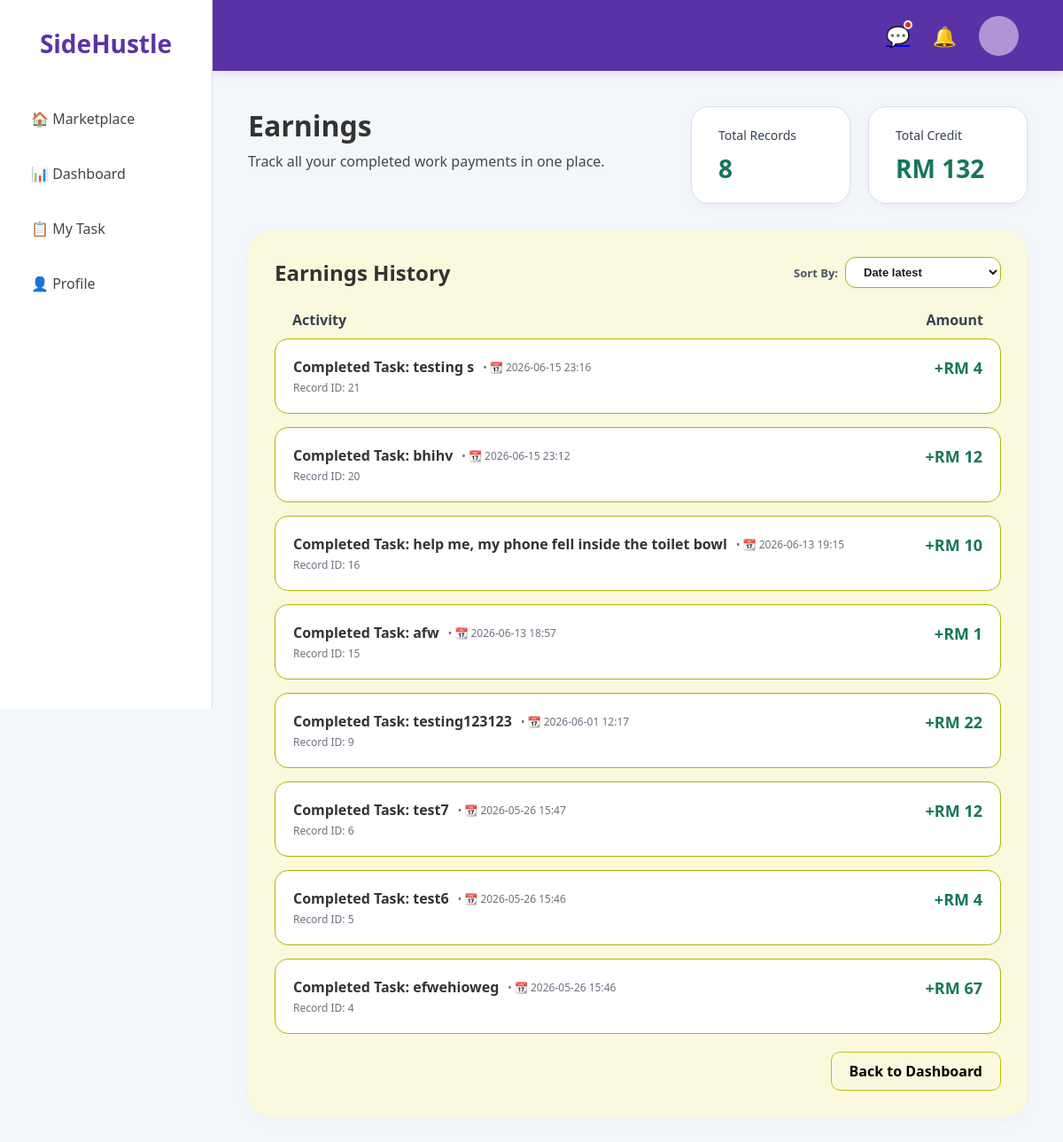
The app's page /earnings (signed in) with its own data.
### app.py (models this page shows, shortened)
class User(db.Model):
    id = db.Column(db.Integer, primary_key=True)
    email = db.Column(db.String(150), unique=True, nullable=False)
    username = db.Column(db.String(150), unique=True, nullable=False)
    display_name = db.Column(db.String(150), nullable=True)
    password = db.Column(db.String(150), nullable=False)
    security_question = db.Column(db.String(200), nullable=False)
    security_answer = db.Column(db.String(200), nullable=False)
    bio = db.Column(db.Text, default="No bio currently")
    avatar = db.Column(db.String(200), nullable=True)
    skills = db.Column(db.Text, default="No skills listed")
    is_admin = db.Column(db.Boolean, default=False)
    credit = db.Column(db.Float, default=0.0)
    total_rating = db.Column(db.Float, default=5.0)
    review_count = db.Column(db.Integer, default=1)
    tasks_completed = db.Column(db.Integer, default=0)

class Earning(db.Model):
    id = db.Column(db.Integer, primary_key=True)
    user_id = db.Column(db.Integer, db.ForeignKey('user.id'))
    activity = db.Column(db.String(150), nullable=False)
    amount = db.Column(db.Float, nullable=False)
    timestamp = db.Column(db.DateTime, default=db.func.now())

### app.py (the view, shortened to what this page needs)
@app.route('/earnings')
def earnings():
    if 'user_id' not in session:
        return redirect(url_for('login'))
    user = db.session.get(User, session['user_id'])
    sort_by = request.args.get('sort', 'date_desc')
    query = Earning.query.filter_by(user_id=user.id)
    if sort_by == 'date_asc':
        query = query.order_by(Earning.timestamp.asc())
    elif sort_by == 'amount_desc':
        query = query.order_by(Earning.amount.desc())
    elif sort_by == 'amount_asc':
        query = query.order_by(Earning.amount.asc())
    else:
        query = query.order_by(Earning.timestamp.desc())
    earnings_list = query.all()
    return render_template('earnings.html', earnings_list=earnings_list, total_credit=user.credit, sort_by=sort_by)

### app.py (called while the page is built, shortened)
@app.context_processor
def inject_user():
    user = None
    if 'user_id' in session:
        user = User.query.get(session['user_id'])
    return dict(user=user)

@app.template_filter('money_amount')
def money_amount(value):
    amount = round(float(value or 0), 2)
    if amount.is_integer():
        return f"{amount:,.0f}"
    return f"{amount:,.2f}"

@app.template_filter('time_ago')
def time_ago(value):
    if not value:
        return "Just Now"
    now = datetime.utcnow()
    diff = now - value
    total_seconds = int(diff.total_seconds())
    if total_seconds < 0:
        return "Just Now"
    days = total_seconds // 86400
    hours = (total_seconds % 86400) // 3600
    minutes = (total_seconds % 3600) // 60
    if days == 1:
        return "Yesterday"
    if days < 7:
        return f"{days} days ago"
    from datetime import timedelta
    malaysia_time = value + timedelta(hours=8)
    return malaysia_time.strftime('%Y-%m-%d %H:%M')

@app.context_processor
def inject_notifications():
    if 'user_id' in session:
        current_user = User.query.get(session['user_id'])
        if current_user:
            user_notifications = Notification.query.filter_by(
                user_id=current_user.id
            ).order_by(Notification.id.desc()).limit(5).all()
            unread_count = Notification.query.filter_by(
                user_id=current_user.id,
                status='unread'
            ).count()
            return dict(notifications=user_notifications, unread_notifications_count=unread_count)
        else:
            session.pop('user_id', None)
    return dict(notifications=[], unread_notifications_count=0)

@app.context_processor
def inject_user_globally():
    if 'user_id' in session:
        current_user = db.session.get(User, session['user_id'])
        if current_user:
            return dict(user=current_user)
    return dict(user=None)

@app.context_processor
def inject_global_private_unread_count():
    if 'user_id' in session:
        try:
            current_user = User.query.get(session['user_id'])
            if current_user:
                count = DirectMessage.query.filter_by(
                    receiver_username=current_user.username,
                    is_read=False
                ).count()
                return dict(total_unread=count)
        except Exception:
            pass
    return dict(total_unread=0)

### templates/earnings.html (shortened to what this page needs)
{% extends "base.html" %}
{% block extra_head %}
<link rel="stylesheet" href="{{ url_for('static', filename='dashboard.css') }}">
{% endblock %}
{% block content %}
<main class="main-content">
    <div class="earnings-header">
        <div class="title-section">
            <h1 style="font-size: 32px; font-weight: 800; margin: 0 0 8px 0;">Earnings</h1>
            <p style="color: #474646; margin: 0;">Track all your completed work payments in one place.</p>
        </div>
        <div class="earnings-summary-row">
            <div class="summary-card-small">
                <span style="color: #374151; font-size: 14px;">Total Records</span>
                <h2 style="font-size: 28px; color: #16765b; margin: 8px 0 0 0;">{{ earnings_list|length }}</h2>
            </div>
            <div class="summary-card-small">
                <span style="color: #374151; font-size: 14px;">Total Credit</span>
                <h2 style="font-size: 28px; color:#16765b; margin: 8px 0 0 0;">RM {{ total_credit|money_amount }}</h2>
            </div>
        </div>
    </div>
    <div class="history-card">
        <div style="display: flex; justify-content: space-between; align-items: center; margin-bottom: 25px;">
            <h2 style="font-size: 24px; margin: 0;">Earnings History</h2>
            <div style="display: flex; align-items: center; gap: 8px;">
                <label for="sort-select" style="font-size: 13px; font-weight: 700; color: #4b5563;">Sort By:</label>
                <select id="sort-select" onchange="location.href = '?sort=' + this.value;" style="
                    padding: 8px 16px;
                    border-radius: 12px;
                    border: 1px solid #adb600;
                    font-size: 13px;
                    font-weight: 600;
                    background-color: #ffffff;
                    color: #1a1a1a;
                    cursor: pointer;
                    outline: none;
                    box-shadow: 0 2px 6px rgba(0,0,0,0.03);
                    transition: border-color 0.2s;
                ">
                    <option value="date_desc" {% if sort_by == 'date_desc' %}selected{% endif %}>Date latest</option>
                </select>
            </div>
        </div>
        <div style="display: flex; justify-content: space-between; font-weight: bold; padding: 0 20px 10px; color: #374151;">
            <span>Activity</span>
            <span>Amount</span>
        </div>
        <div class="history-list">
            {% for earning in earnings_list %}
            <div class="history-item">
                <div>
                    <div style="display: flex; align-items: center; gap: 10px;">
                        <div style="font-weight: 600;">{{ earning.activity }}</div>
                        {% if earning.timestamp %}
                        <span style="font-size: 12px; color: #6b7280; font-weight: normal;">
                            • 📆 {{ earning.timestamp.strftime('%Y-%m-%d %H:%M') }}
                        </span>
                        {% endif %}
                    </div>
                    <div style="font-size: 12px; color: #6b7280; margin-top: 4px;">Record ID: {{ earning.id }}</div>
                </div>
                <div class="amount-text">+RM {{ earning.amount|money_amount }}</div>
            </div>
            {% endfor %}
        </div>
        <div style="text-align: right; margin-top: 20px;">
            <a href="{{ url_for('dashboard') }}" style="text-decoration: none; color: #000000; font-weight: bold; border: 1px solid #bac400; padding: 10px 20px; border-radius: 10px; display: inline-block;">Back to Dashboard</a>
        </div>
    </div>
</main>
{% endblock %}

### templates/base.html (shortened to what this page needs)
<!DOCTYPE html>
<html>
<head>
    <link rel="stylesheet" href="{{ url_for('static', filename='style.css') }}">
    {% block extra_head %}{% endblock %}
</head>
<body>
    <div class="main-layout">
        <div class="sidebar">
            <div class="sidebar-top">
                <h2>SideHustle</h2>
                <div class="sidebar-menu">
                    <a href="{{ url_for('marketplace') }}">🏠 Marketplace</a>
                    <a href="{{ url_for('dashboard') }}">📊 Dashboard</a>
                    <a href="{{ url_for('my_task') }}" style="position: relative;">
                        📋 My Task
                    </a>
                    <a href="{{ url_for('profile') }}">👤 Profile</a>
                </div>
            </div>
        </div>
        <div class="top-nav">
            <div class="nav-icons" style="display: flex; align-items: center; gap: 25px;">
                <a href="{{ url_for('private_inbox') }}" style="position: relative; display: inline-block;">
    <span>💬</span>
    <span id="global-nav-red-dot" style="
        position: absolute; top: -2px; right: -2px; width: 10px; height: 10px;
        background-color: #d92d20; border-radius: 50%; border: 2px solid white;
    "></span>
</a>
                <div class="notification-container" style="position: relative; display: inline-flex; align-items: center;">
                    <span id="bell-icon" style="cursor: pointer; font-size: 22px; color: white;">🔔</span>
                </div>
                <div class="profile-menu-container" style="position: relative;">
                    <div class="profile-circle">
                    </div>
                </div>
            </div>
        </div>
        <div class="content">
            {% block content %}{% endblock %}
        </div>
</div>
</body>
</html>

### static/style.css (style rules this page uses)
* { box-sizing: border-box; margin: 0; padding: 0; }
body { font-family: 'Segoe UI', Roboto, Helvetica, Arial, sans-serif; background-color: #f7f6fa; color: #2d263b; overflow-x: hidden; }
.main-layout { display: flex; }
.sidebar { width: 240px; height: 100vh; background: white; border-right: 1px solid #ddd; position: fixed; top: 0; left: 0; display: flex; flex-direction: column; justify-content: space-between; padding: 30px 20px; z-index: 3000; }
.sidebar h2 { color: #5a32a8; font-size: 28px; margin-bottom: 40px; text-align: center; }
.sidebar-menu a { display: block; padding: 15px; text-decoration: none; color: #444; font-weight: 500; border-radius: 12px; margin-bottom: 10px; transition: 0.3s; }
.top-nav { position: fixed; top: 0; left: 240px; right: 0; height: 80px; background-color: #5a32a8; display: flex; justify-content: flex-end; align-items: center; padding: 0 50px; z-index: 2000; box-shadow: 0 2px 10px rgba(0,0,0,0.1); }
.nav-icons { display: flex; align-items: center; gap: 25px; color: white; font-size: 22px; }
.profile-circle { width: 45px; height: 45px; background: #b194d5 !important; border: none; border-radius: 50%; display: flex; align-items: center; justify-content: center; overflow: hidden; pointer-events: auto; cursor: pointer; }
.content { margin-left: 240px; margin-top: 80px; padding: 40px 40px; width: calc(100% - 240px); box-sizing: border-box; }
.notification-container { position: relative; }

### static/dashboard.css (style rules this page uses)
* { box-sizing: border-box; margin: 0; padding: 0; }
body { font-family: 'Segoe UI', Roboto, Helvetica, Arial, sans-serif; background-color: #f4f7f9; color: #333; overflow-y: auto; overflow-x: hidden; }
.sidebar { width: 240px; height: 100vh; background: white; border-right: 1px solid #ddd; position: fixed; top: 0; left: 0; display: flex; flex-direction: column; justify-content: space-between; padding: 30px 20px; z-index: 3000; }
.sidebar-menu a { display: block; padding: 15px; text-decoration: none; color: #444; font-weight: 500; border-radius: 12px; margin-bottom: 10px; transition: 0.3s; }
.top-nav { position: fixed; top: 0; left: 240px; right: 0; height: 80px; background-color: #5a32a8; display: flex; justify-content: flex-end; align-items: center; padding: 0 50px; z-index: 2000; box-shadow: 0 2px 10px rgba(0,0,0,0.1); }

### templates/earnings.html (style rules this page uses)
.earnings-header { display: flex; justify-content: space-between; align-items: flex-start; margin-bottom: 30px; }
.earnings-summary-row { display: flex; gap: 20px; }
.summary-card-small { background: #ffffff; border-radius: 20px; padding: 20px 30px; box-shadow: 0 4px 15px rgba(79, 70, 229, 0.06); min-width: 180px; border: 1px solid #d8def8; }
.history-card { background: #faf9de; border-radius: 25px; padding: 30px; box-shadow: 0 4px 15px rgba(79, 70, 229, 0.05); }
.history-item { display: flex; justify-content: space-between; padding: 20px; background: #ffffff; border-radius: 15px; margin-bottom: 15px; border: 1px solid #adb600; }
.amount-text { font-weight: bold; color: #16765b; font-size: 18px; }

### records on screen
User: credit "132"
Earning: activity "Completed Task: testing s", timestamp "2026-06-15 23:16", id "21", amount "4"
Earning: activity "Completed Task: bhihv", timestamp "2026-06-15 23:12", id "20", amount "12"
Earning: activity "Completed Task: help me, my phone fell inside the toilet bowl", timestamp "2026-06-13 19:15", id "16", amount "10"
Earning: activity "Completed Task: afw", timestamp "2026-06-13 18:57", id "15", amount "1"
Earning: activity "Completed Task: testing123123", timestamp "2026-06-01 12:17", id "9", amount "22"
Earning: activity "Completed Task: test7", timestamp "2026-05-26 15:47", id "6", amount "12"
Earning: activity "Completed Task: test6", timestamp "2026-05-26 15:46", id "5", amount "4"
Earning: activity "Completed Task: efwehioweg", timestamp "2026-05-26 15:46", id "4", amount "67"

### other values on screen
{{ earnings_list|length }} "8"
